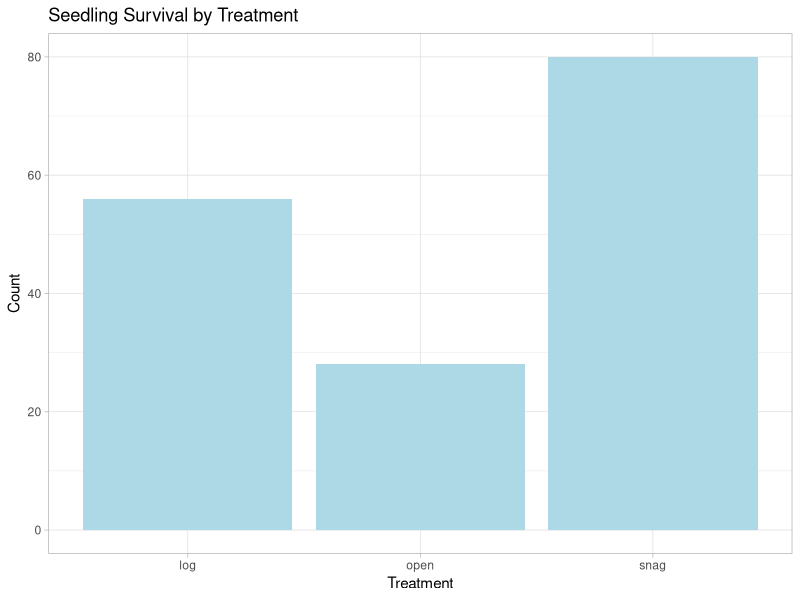
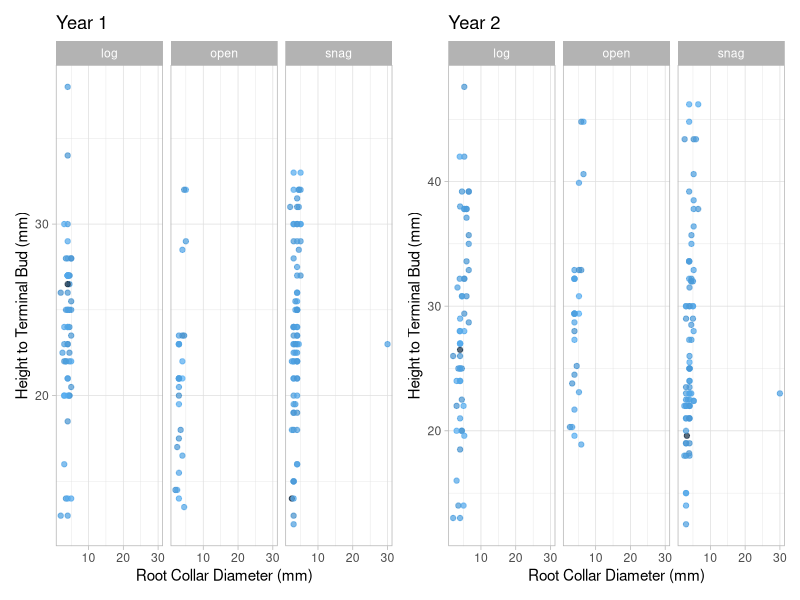

Generate these figures, in order, with R:
## ---- chunk 1

# load packages 

library(tidyverse)
library(lme4)

horton_man <- read.csv("horton_man.csv") %>%
  filter(is.na(site_no)== FALSE)

# this is remnant code on how I did that: 
# horton_man <- horton %>%
  # mutate(measurement_id = case_when(tag_id != "NA" ~  paste0(tag_id,"-02")),
        # status = rbinom(n=350,prob = .75, size = 1),
        # height = case_when(status==1 ~ height*1.4, # increase height by 40%
                          #  status==0 ~ height),
        # rcd = case_when(status == 1 ~ rcd*1.3, # increase rcd by 30%
                        # status == 0 ~ rcd)) %>% 
  # filter(is.na(site_no) == FALSE)

## ---- chunk 2

library(ggplot2)
library(viridis)

horton_man %>% 
  as_tibble() %>% 
  filter(status == 1) %>% 
  ggplot(aes(x = structure, fill = status)) + 
  geom_bar(fill = "light blue") + 
  labs (x = "Treatment", y = "Count",
        title = "Seedling Survival by Treatment") + 
  theme_light() 

## ---- chunk 3

library(viridis)
library(patchwork)

p1 <- horton_man %>% 
  as_tibble() %>% 
  filter(status == 1) %>% 
  ggplot(aes(x = rcd, y = height, color = tag_id)) + 
  geom_point(alpha = 0.7)+
  facet_wrap(~structure) +
  labs(x = "Root Collar Diameter (mm)", 
       y = "Height to Terminal Bud (mm)", 
       title = "Year 1") +
  theme_light() + 
  theme(legend.position = "none") +  
  scale_fill_viridis(option = "magma") 

p2 <- horton_man %>% 
  as_tibble() %>% 
  filter(status == 1) %>% 
  ggplot(aes(x = rcd_2, y = height_2, color = tag_id)) + 
  geom_point(alpha = 0.7)+
  facet_wrap(~structure) +
  labs(x = "Root Collar Diameter (mm)", 
       y = "Height to Terminal Bud (mm)", 
       title = "Year 2") +
  theme_light() + 
  theme(legend.position = "none") +  
  scale_fill_viridis(option = "magma") 

p1 | p2
  
